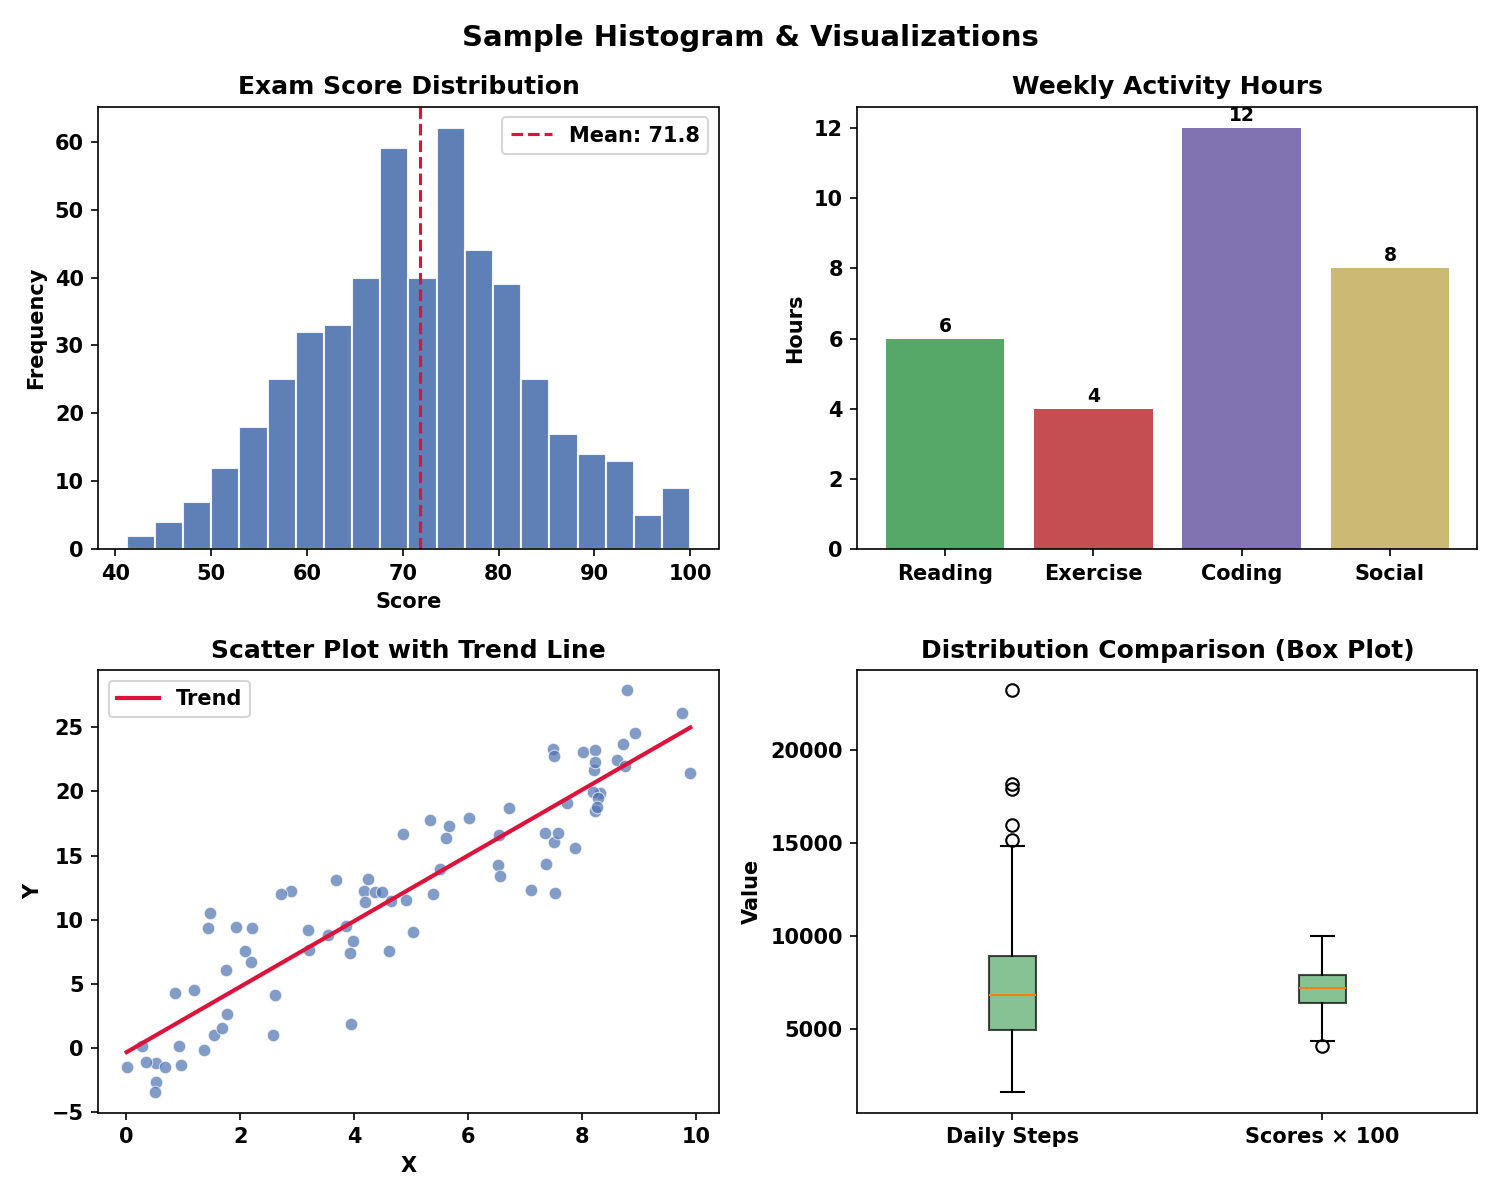

Write the Python code that produced this figure.
"""
Sample script: histogram and basic data visualizations.

Generates synthetic data and saves a multi-panel figure to histogram_viz.png.
Run: python histogram_viz.py
"""

import sys

import numpy as np
import matplotlib.pyplot as plt


def main() -> None:
    rng = np.random.default_rng(42)

    # Synthetic datasets
    exam_scores = rng.normal(loc=72, scale=12, size=500)
    exam_scores = np.clip(exam_scores, 0, 100)

    daily_steps = rng.gamma(shape=5.0, scale=1500, size=300)

    categories = ["Reading", "Exercise", "Coding", "Social"]
    hours_per_week = [6, 4, 12, 8]

    x = rng.uniform(0, 10, size=80)
    y = 2.5 * x + rng.normal(0, 3, size=80)

    fig, axes = plt.subplots(2, 2, figsize=(10, 8))
    fig.suptitle("Sample Histogram & Visualizations", fontsize=14, fontweight="bold")

    # 1. Histogram
    axes[0, 0].hist(exam_scores, bins=20, color="#4C72B0", edgecolor="white", alpha=0.9)
    axes[0, 0].set_title("Exam Score Distribution")
    axes[0, 0].set_xlabel("Score")
    axes[0, 0].set_ylabel("Frequency")
    axes[0, 0].axvline(exam_scores.mean(), color="crimson", linestyle="--", label=f"Mean: {exam_scores.mean():.1f}")
    axes[0, 0].legend()

    # 2. Bar chart
    bars = axes[0, 1].bar(categories, hours_per_week, color=["#55A868", "#C44E52", "#8172B2", "#CCB974"])
    axes[0, 1].set_title("Weekly Activity Hours")
    axes[0, 1].set_ylabel("Hours")
    for bar, value in zip(bars, hours_per_week):
        axes[0, 1].text(bar.get_x() + bar.get_width() / 2, bar.get_height() + 0.2, str(value), ha="center", fontsize=9)

    # 3. Scatter plot with trend line
    axes[1, 0].scatter(x, y, alpha=0.7, color="#4C72B0", edgecolors="white", linewidth=0.5)
    coeffs = np.polyfit(x, y, 1)
    trend_x = np.linspace(x.min(), x.max(), 100)
    axes[1, 0].plot(trend_x, np.polyval(coeffs, trend_x), color="crimson", linewidth=2, label="Trend")
    axes[1, 0].set_title("Scatter Plot with Trend Line")
    axes[1, 0].set_xlabel("X")
    axes[1, 0].set_ylabel("Y")
    axes[1, 0].legend()

    # 4. Box plot (another way to visualize distributions)
    axes[1, 1].boxplot([daily_steps, exam_scores * 100], tick_labels=["Daily Steps", "Scores × 100"], patch_artist=True,
                       boxprops=dict(facecolor="#55A868", alpha=0.7))
    axes[1, 1].set_title("Distribution Comparison (Box Plot)")
    axes[1, 1].set_ylabel("Value")

    plt.tight_layout()
    output_path = "histogram_viz.png"
    plt.savefig(output_path, dpi=150)
    print(f"Saved figure to {output_path}")

    # Pass --show to open an interactive plot window
    if "--show" in sys.argv:
        plt.show()


if __name__ == "__main__":
    main()
